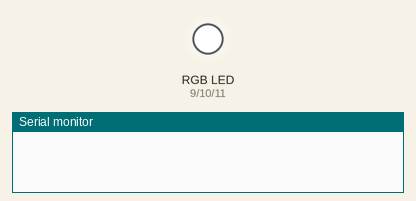
A sketch run on a simulated Arduino Uno, built with avr-gcc and run on an emulated ATmega328P. Parts: an RGB LED mixed from three pins (HIGH = lit), the last lines printed to the serial monitor. Random numbers use the default seed unless the sketch sets one.

Above: at 0.05 s.
At 39.76 s:
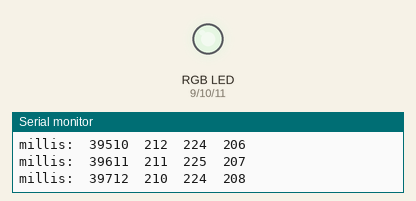
Timing chart, 0 to 40.0 s (numbered marks = the images above):
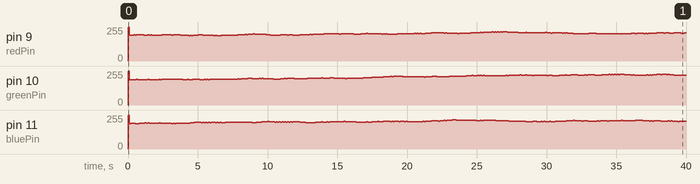

The sketch:

triColorRandomWalkFade.ino
```cpp
int redPin = 9;
int redLevel = 192;
int greenPin = 10;
int greenLevel = 192;
int bluePin = 11;
int blueLevel = 192;
unsigned long stepLength = 99;
unsigned long lastStepEnd = millis();

void setup(){
    analogWrite(redPin, 255);
    analogWrite(greenPin, 255);
    analogWrite(bluePin, 255);
    Serial.begin(9600);
}

void loop(){
  if(millis() < lastStepEnd){
    /* Clock has rolled over */
    unsigned long fragmentBeforeRollover = 4294967295 - lastStepEnd;
    if(millis() + fragmentBeforeRollover > stepLength){
      stepAction();
    }
  }else if(millis() - lastStepEnd > stepLength){
    stepAction();
    lastStepEnd = millis();
  }
}

void stepAction(){
  Serial.print("millis:\t");
  Serial.print(millis());
  Serial.print("\t");
  Serial.print(redLevel);
  Serial.print("\t");
  Serial.print(greenLevel);
  Serial.print("\t");
  Serial.print(blueLevel);
  Serial.println("");
  if(random(1000) < 501){
    redLevel = redLevel - 1;
    if(redLevel < 0){
      redLevel = 0;
    }
  }else{
    redLevel = redLevel + 1;
    if(redLevel > 255){
      redLevel = 255;
    }
  }
  if(random(1000) < 501){
    blueLevel = blueLevel - 1;
    if(blueLevel < 0){
      blueLevel = 0;
    }
  }else{
    blueLevel = blueLevel + 1;
    if(blueLevel > 255){
      blueLevel = 255;
    }
  }
  if(random(1000) < 501){
    greenLevel = greenLevel - 1;
    if(greenLevel < 0){
      greenLevel = 0;
    }
  }else{
    greenLevel = greenLevel + 1;
    if(greenLevel > 255){
      greenLevel = 255;
    }
  }
  analogWrite(redPin, redLevel);
  analogWrite(bluePin, blueLevel);
  analogWrite(greenPin, greenLevel);
}
```

Measured:
- by itself, pin 9 (redPin): 255/255 → 193/255 at 0.10 s, → 194/255 0.10 s later, → 195/255 0.10 s later, → 196/255 0.10 s later, … (395 changes in this stretch)
- by itself, pin 11 (bluePin): 255/255 → 191/255 at 0.10 s, → 192/255 0.10 s later, → 193/255 0.10 s later, → 192/255 0.10 s later, … (395 changes in this stretch)
